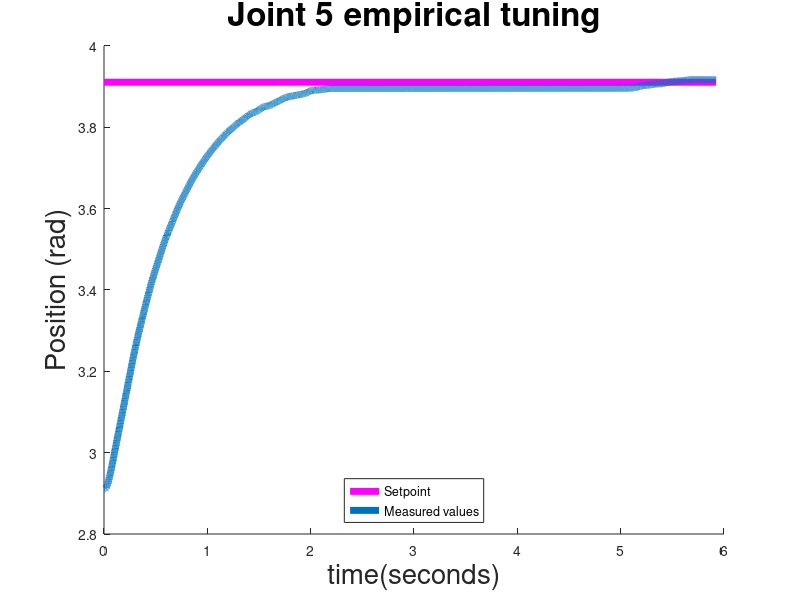

Reproduce this figure in MATLAB.
%graphics_toolkit ("gnuplot");

figure;

data = dlmread("manipulator_joint5_outerloop_1rad.txt", ",");

t1 = 5000;
a = size(data(1:t1, 1));
setPoint = 3.9106;

hold all;
%  Add a horizontal line for the Temperature at steady state
line('XData', [data(a(:, 1), 2) 0], 'YData', [setPoint setPoint], 'LineStyle', '-', ...
    'LineWidth', 2, 'Color','m');
    
t = title('Joint 5 empirical tuning');
set(t, 'FontSize', 24); 
xl = xlabel ('time(seconds)');
set(xl, 'FontSize', 20);
yl = ylabel ('Position (rad)');
set(yl, 'FontSize', 20);

%plot(data(:, 3), data(:, 1), 'Color', 'b', data(:, 3), data(:, 2), '--', 'Color', 'r');
plot(data(1:t1, 2), data(1:t1, 1));
set(findall(gca, 'Type', 'Line'),'LineWidth',5);
legend('Setpoint', 'Measured values', 'Location', 'South');
print -dpng joint5_outerloop_1rad.png;
